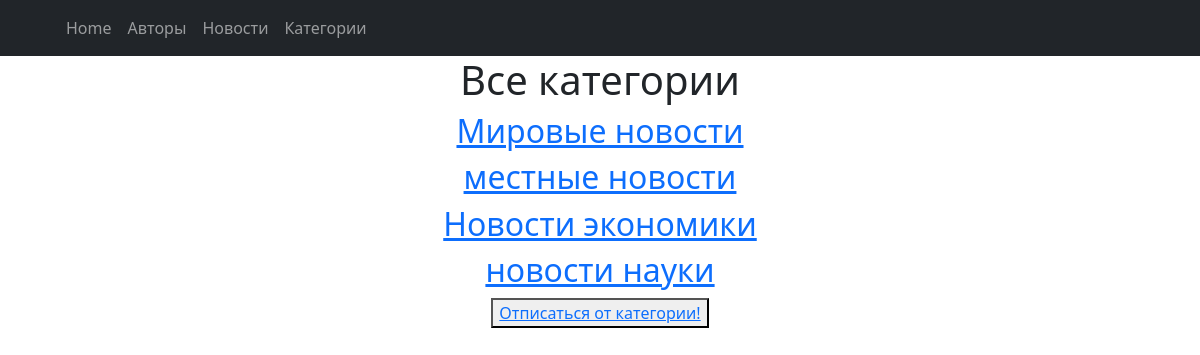
The page /category/ on the database its author committed.
### news/models.py (models this page shows, shortened)
class Category(models.Model):
    objects = None
    name = models.CharField(max_length=20, default='местные новости')
    subscribers = models.ManyToManyField(User, blank=True, null=True, related_name='subscribers')

### news/views.py (the view)
# urls.py: path('category/', CategoryList.as_view(), name='categories'),
class CategoryList(ListView):
    model = Category
    template_name = 'category/categories.html'
    context_object_name = 'categories'

### templates/category/categories.html (shortened to what this page needs)
{% extends 'flatpages/default.html' %}
{% block content %}
    <h1>Все категории</h1>
   {% for category in categories %}
            <h2><a href="{% url 'posts_of_category_list' category.id%}"> {{ category.name }}</a></h2>
    {% endfor %}
{% if not is_not_subscriber %}
<button> <a href="unsubscribe"> Отписаться от категории!</a></button>
    {% endif %}
{% endblock content %}

### rows shown on the page
Category: name "Мировые новости"
Category: name "местные новости"
Category: name "Новости экономики"
Category: name "новости науки"
